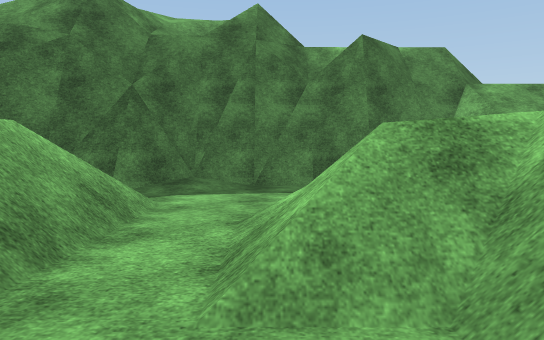
view 1 (above)

18 first-person views from a walk through a 3-D level made in the Unity game engine. The camera is 1.4 m above the floor, tilts 4° down and sees 70° across. The floor is counted in squares, 2 m on a side. Each view is taken from the middle of a square. On the plan, view 1 faces up. The plan holds only what a view shows up to about 11 squares ahead; the rest is blank. The place goes on beyond the plan. Surface patterns are stand-ins for the level's own textures.

view 2
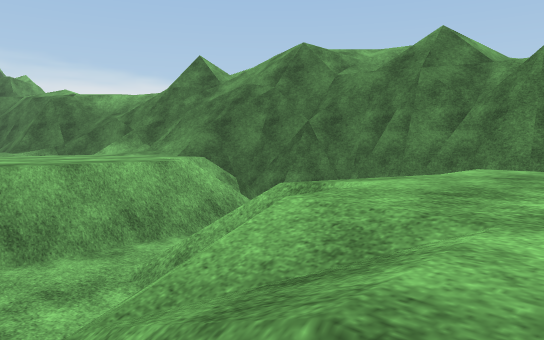

view 3
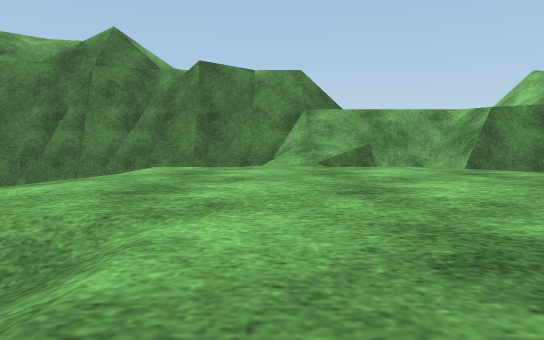

view 4
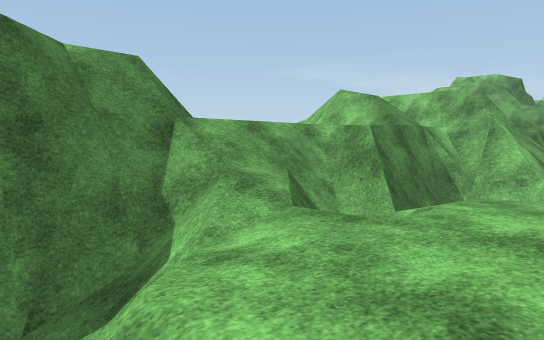

view 5
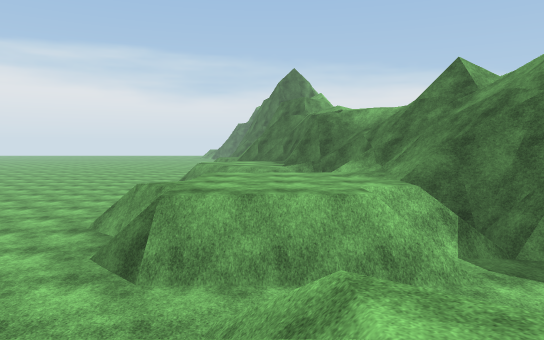

view 6
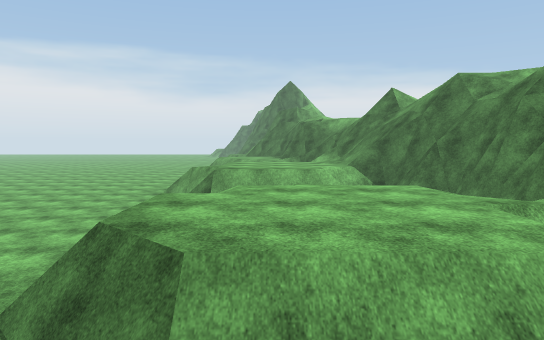

view 7
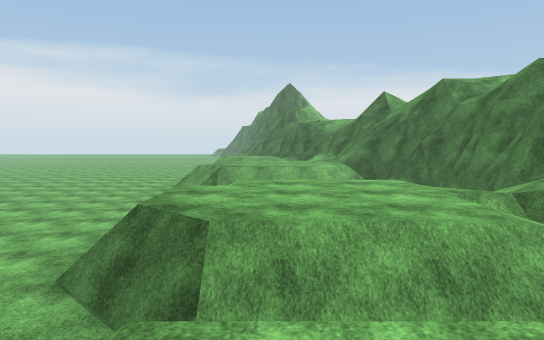

view 8
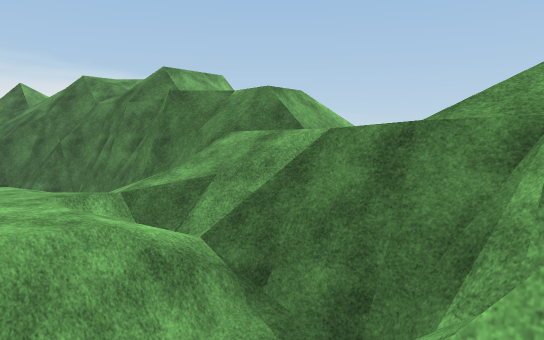

view 9
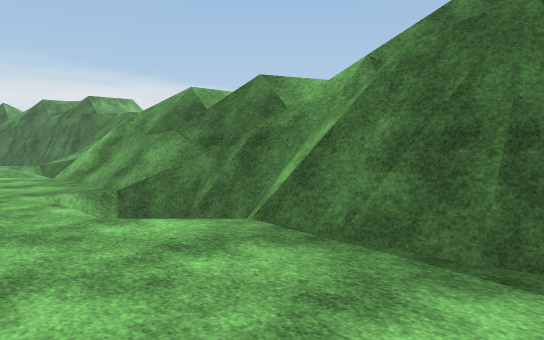

view 10
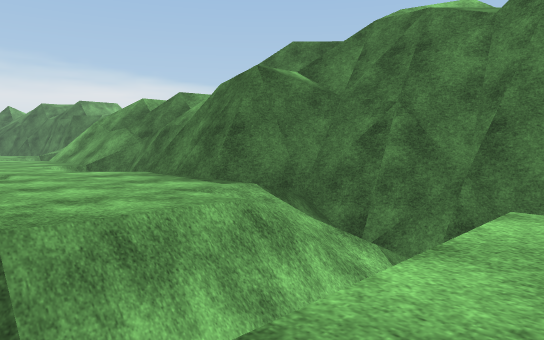

view 11
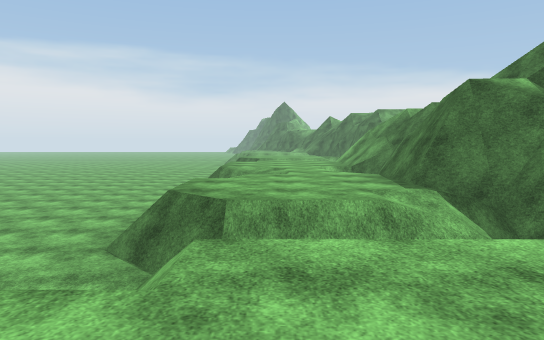

view 12
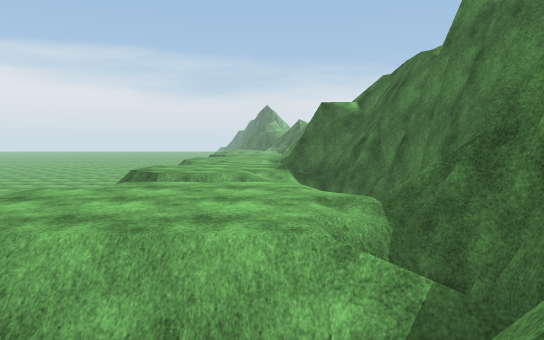

view 13
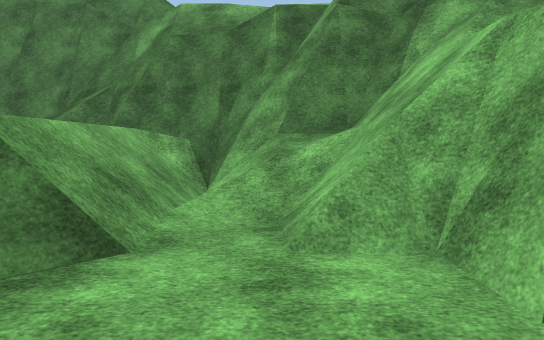

view 14
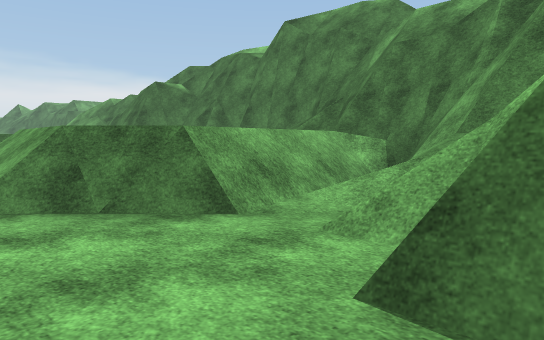

view 15
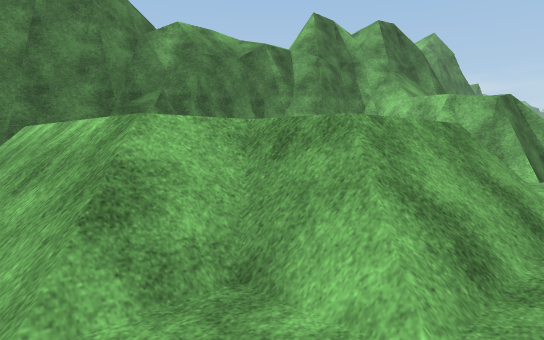

view 16
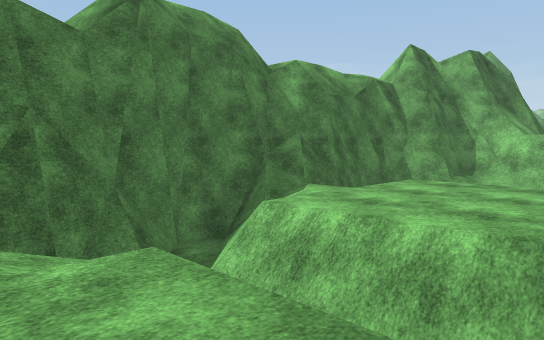

view 17
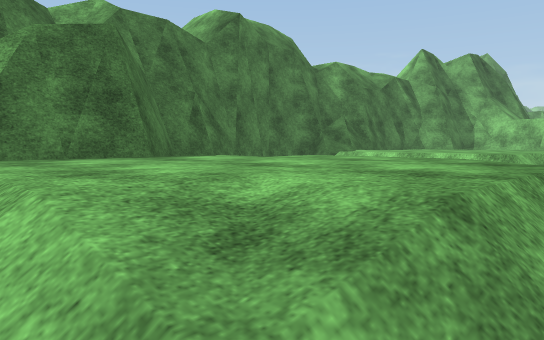

view 18
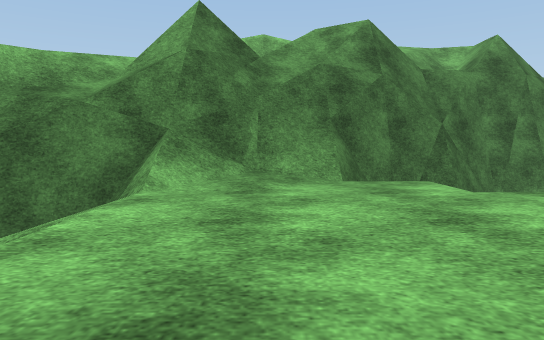

### Floor plan
Key: @ floor where view 1 was taken; # wall or solid block; x gap in a wall; . main floor; - floor 1.75 m lower than the main floor; : floor 1.75 m higher than the main floor; + floor 5.5 m higher than the main floor; / step, stairs or slope; = window, fence, low wall or low ledge; v drop or lower ground.
Columns run from 7 left of view 1 to 29 right of it. Each row starts with its distance up from view 1.
  9     +////  /:              =
  8  v/ ///v///=:          =+++#
  7  =//=v####v///// ///= ==vvv##
  6 =#//##-- ///=/##v====/###########
  5 ##x##--- =//////##/##v###//==//=#####
  4 #=////-/=..../ =.../ =...///...//////
  3 =..../-//..../ ..../......//.../////:
  2 //.../-//..../ ..  ///....//...///##:
  1  /.../--//..#=//   = //..#///..=/-##=
  0   ///=-@ ///=-       /////--//==---/
 -1    =---------        ---------  ----

Positions as (right, up) in squares from view 1, and headings:
1: (0, 0), facing up
2: (3, 0), facing up-left
3: (3, 0), facing up
4: (1, 3), facing up-right
5: (3, 2), facing left
6: (8, 2), facing left
7: (9, 2), facing left
8: (9, 3), facing up-left
9: (17, 2), facing up-left
10: (21, 1), facing up-left
11: (23, 2), facing left
12: (27, 4), facing left
13: (26, -1), facing up
14: (28, -1), facing up-left
15: (19, -1), facing up-right
16: (17, 1), facing up-right
17: (14, 0), facing up-right
18: (-5, 0), facing up
